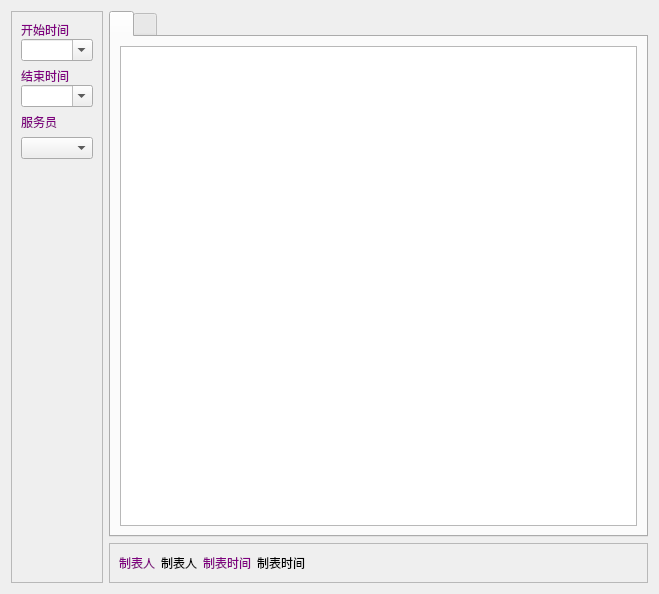
<?xml version="1.0" encoding="UTF-8"?>
<ui version="4.0">
 <class>w_rpt_report_servantpromotquery_Dialog</class>
 <widget class="QDialog" name="w_rpt_report_servantpromotquery_Dialog">
  <property name="geometry">
   <rect>
    <x>0</x>
    <y>0</y>
    <width>659</width>
    <height>594</height>
   </rect>
  </property>
  <property name="windowTitle">
   <string>Dialog</string>
  </property>
  <layout class="QHBoxLayout" name="horizontalLayout">
   <item>
    <widget class="QFrame" name="frame">
     <property name="minimumSize">
      <size>
       <width>0</width>
       <height>0</height>
      </size>
     </property>
     <property name="maximumSize">
      <size>
       <width>16777215</width>
       <height>16777215</height>
      </size>
     </property>
     <property name="frameShape">
      <enum>QFrame::StyledPanel</enum>
     </property>
     <property name="frameShadow">
      <enum>QFrame::Raised</enum>
     </property>
     <layout class="QVBoxLayout" name="verticalLayout_6" stretch="0,0,0,0,0,0">
      <property name="leftMargin">
       <number>9</number>
      </property>
      <property name="rightMargin">
       <number>9</number>
      </property>
      <item>
       <layout class="QVBoxLayout" name="verticalLayout_3">
        <property name="spacing">
         <number>0</number>
        </property>
        <item>
         <widget class="QLabel" name="label">
          <property name="styleSheet">
           <string notr="true">color:purple;</string>
          </property>
          <property name="text">
           <string>开始时间</string>
          </property>
         </widget>
        </item>
        <item>
         <widget class="lds_ComboBox" name="comboBox_start">
          <property name="editable">
           <bool>true</bool>
          </property>
         </widget>
        </item>
       </layout>
      </item>
      <item>
       <layout class="QVBoxLayout" name="verticalLayout_5">
        <property name="spacing">
         <number>0</number>
        </property>
        <item>
         <widget class="QLabel" name="label_2">
          <property name="styleSheet">
           <string notr="true">color:purple;</string>
          </property>
          <property name="text">
           <string>结束时间</string>
          </property>
         </widget>
        </item>
        <item>
         <widget class="lds_ComboBox" name="comboBox_end">
          <property name="editable">
           <bool>true</bool>
          </property>
         </widget>
        </item>
       </layout>
      </item>
      <item>
       <widget class="QLabel" name="label_3">
        <property name="styleSheet">
         <string notr="true">color:purple;</string>
        </property>
        <property name="text">
         <string>服务员</string>
        </property>
       </widget>
      </item>
      <item>
       <widget class="lds_ComboBox" name="comboBox_operator">
        <property name="editable">
         <bool>false</bool>
        </property>
       </widget>
      </item>
      <item>
       <widget class="lds_toolbar" name="widget"/>
      </item>
      <item>
       <spacer name="verticalSpacer">
        <property name="orientation">
         <enum>Qt::Vertical</enum>
        </property>
        <property name="sizeHint" stdset="0">
         <size>
          <width>20</width>
          <height>40</height>
         </size>
        </property>
       </spacer>
      </item>
     </layout>
    </widget>
   </item>
   <item>
    <layout class="QVBoxLayout" name="verticalLayout_2">
     <item>
      <widget class="QTabWidget" name="tabWidget">
       <property name="currentIndex">
        <number>0</number>
       </property>
       <widget class="QWidget" name="tab">
        <attribute name="title">
         <string/>
        </attribute>
        <layout class="QVBoxLayout" name="verticalLayout_4">
         <item>
          <widget class="lds_tableview_sum" name="tableView"/>
         </item>
        </layout>
       </widget>
       <widget class="QWidget" name="tab_2">
        <attribute name="title">
         <string/>
        </attribute>
        <layout class="QVBoxLayout" name="verticalLayout">
         <item>
          <widget class="lds_tableview_sum" name="tableView_2"/>
         </item>
        </layout>
       </widget>
      </widget>
     </item>
     <item>
      <widget class="QFrame" name="frame_3">
       <property name="frameShape">
        <enum>QFrame::StyledPanel</enum>
       </property>
       <property name="frameShadow">
        <enum>QFrame::Raised</enum>
       </property>
       <layout class="QHBoxLayout" name="horizontalLayout_2">
        <item>
         <widget class="QLabel" name="label_10">
          <property name="styleSheet">
           <string notr="true">color:purple;</string>
          </property>
          <property name="text">
           <string>制表人</string>
          </property>
         </widget>
        </item>
        <item>
         <widget class="QLabel" name="label_operator">
          <property name="text">
           <string>制表人</string>
          </property>
         </widget>
        </item>
        <item>
         <widget class="QLabel" name="label_11">
          <property name="styleSheet">
           <string notr="true">color:purple;</string>
          </property>
          <property name="text">
           <string>制表时间</string>
          </property>
         </widget>
        </item>
        <item>
         <widget class="QLabel" name="label_operattime">
          <property name="text">
           <string>制表时间</string>
          </property>
         </widget>
        </item>
        <item>
         <spacer name="horizontalSpacer">
          <property name="orientation">
           <enum>Qt::Horizontal</enum>
          </property>
          <property name="sizeHint" stdset="0">
           <size>
            <width>40</width>
            <height>20</height>
           </size>
          </property>
         </spacer>
        </item>
       </layout>
      </widget>
     </item>
    </layout>
   </item>
  </layout>
 </widget>
 <customwidgets>
  <customwidget>
   <class>lds_toolbar</class>
   <extends>QFrame</extends>
   <header>lds_toolbar.h</header>
   <container>1</container>
  </customwidget>
  <customwidget>
   <class>lds_tableview_sum</class>
   <extends>QTableView</extends>
   <header>lds_tableview_sum.h</header>
  </customwidget>
  <customwidget>
   <class>lds_ComboBox</class>
   <extends>QComboBox</extends>
   <header>lds_combobox.h</header>
  </customwidget>
 </customwidgets>
 <tabstops>
  <tabstop>comboBox_operator</tabstop>
  <tabstop>comboBox_start</tabstop>
  <tabstop>comboBox_end</tabstop>
  <tabstop>tabWidget</tabstop>
  <tabstop>tableView</tabstop>
  <tabstop>tableView_2</tabstop>
 </tabstops>
 <resources/>
 <connections/>
</ui>
